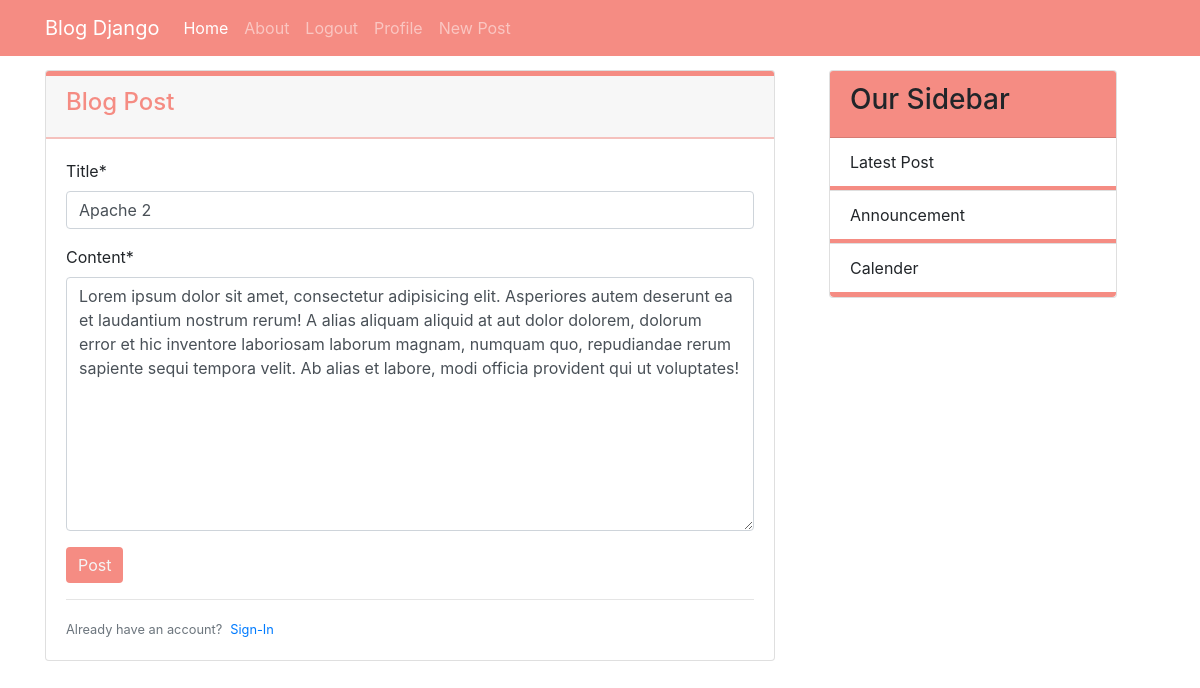
The page /post/14/update (signed in) on the database its author committed.
### blog/models.py (models this page shows, shortened)
class Post(models.Model):
    title = models.CharField(max_length=100)
    content = models.TextField()
    date_posted = models.DateTimeField(default=timezone.now)
    author = models.ForeignKey(User, on_delete=models.CASCADE)

### blog/views.py (the view, shortened to what this page needs)
# urls.py: path('post/<int:pk>/update', views.PostUpdateView.as_view(), name='post-update'),
class PostUpdateView(LoginRequiredMixin, UserPassesTestMixin, UpdateView):
    model = Post
    fields = ['title', 'content']
    template_name = 'blog/post_form.html'
    def test_func(self):
        post = self.get_object()
        if self.request.user == post.author:
            return True
        else:
            return False

### templates/blog/post_form.html (shortened to what this page needs)
{% extends 'base.html' %}
{% load crispy_forms_tags %}
{% block content %}
    <div class="card">
        <div class="card-header"
             style="color: #f58c83; border-top: #f58c83 5px solid; border-bottom: #f5c1bd 2px solid">
            <h4>Blog Post</h4>
        </div>
        <div class="card-body">
            <form method="post" enctype="multipart/form-data">
                <div class="form-group">
                    <div>{{ form|crispy }}</div>
                    <button type="submit" class="btn btn-outline-primary"
                            style="background-color: #f58c83; color: whitesmoke; border: #f58c83 ">Post
                    </button>
                </div>
                <hr>
                <small class="text-muted">Already have an account?<a href="{% url 'login' %}" class="ml-2">Sign-In</a></small>
            </form>
        </div>
    </div>
{% endblock %}

### rows shown on the page
Post: title "Apache 2", content "Lorem ipsum dolor sit amet, consectetur adipisicing elit. Asperiores autem deserunt ea et laudantium nostrum rerum! A alias aliquam aliquid at aut dolor dolorem, dolorum error et hic inventore laboriosam laborum magnam, numquam quo, repudiandae rerum sapiente sequi tempora velit. Ab alias et labore, modi officia provident qui ut voluptates!"
